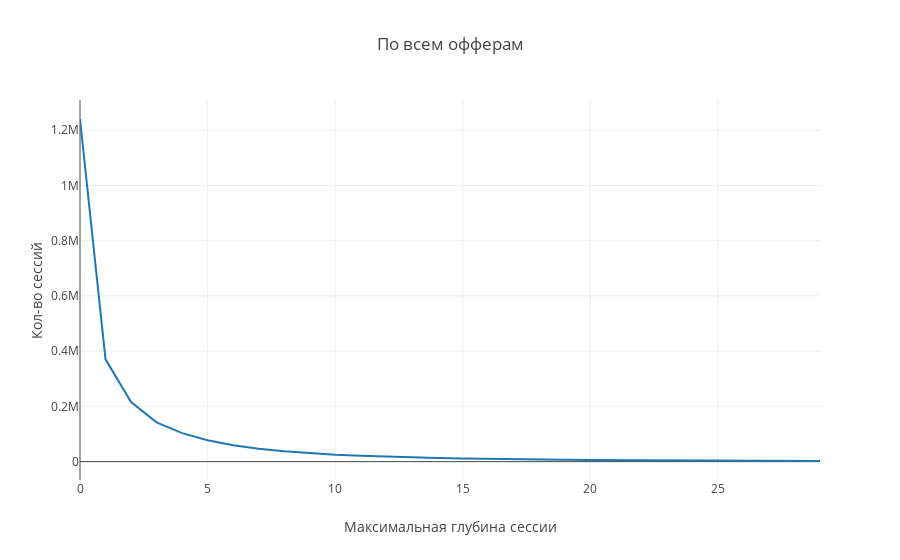
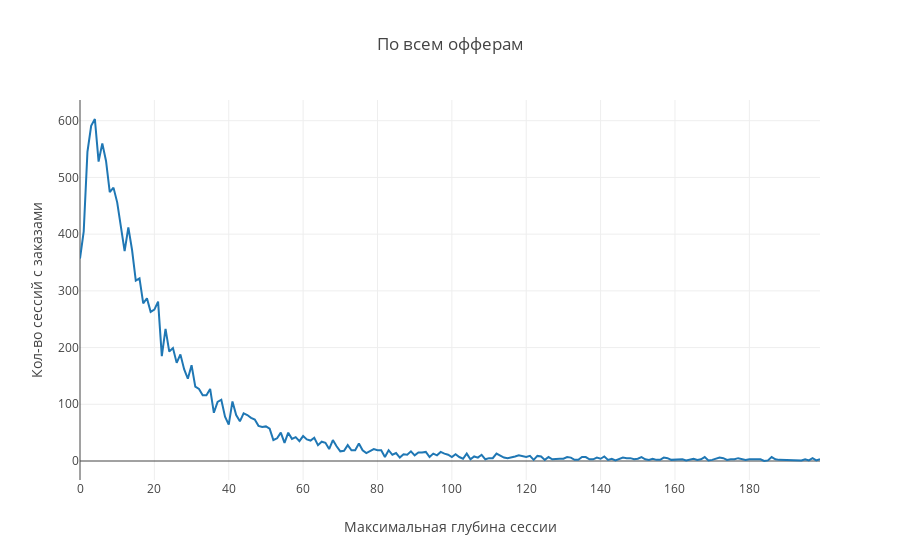

Here is the notebook cell these charts were saved with, in order:
### Code cell
draw2All()

### Figure 1 — Plotly figure (JSON) as saved in the notebook; plotly's stock layout.template omitted (floating-point values rounded to 4 significant figures)
{"data": [{"name": "All Offers", "type": "scatter", "x": [0, 1, 2, 3, 4, 5, 6, 7, 8, 9, 10, 11, 12, 13, 14, 15, 16, 17, 18, 19, 20, 21, 22, 23, 24, 25, 26, 27, 28, 29], "y": [1240756, 370330, 215877, 142197, 103196, 77384, 59662, 46850, 38070, 30588, 25405, 21175, 17911, 15501, 12769, 11237, 9607, 8517, 7362, 6661, 5843, 5375, 4482, 4120, 3824, 3443, 3087, 2817, 2555, 2341]}], "layout": {"title": "По всем офферам", "xaxis": {"title": "Максимальная глубина сессии"}, "yaxis": {"title": "Кол-во сессий"}}}

### Figure 2 — Plotly figure (JSON) as saved in the notebook; plotly's stock layout.template omitted (floating-point values rounded to 4 significant figures; data arrays with more than 128 entries replaced by an {"elided": "..."} marker saying what was removed)
{"data": [{"name": "All Offers", "type": "scatter", "x": {"elided": "200 int values"}, "y": {"elided": "200 int values"}}], "layout": {"title": "По всем офферам", "xaxis": {"title": "Максимальная глубина сессии"}, "yaxis": {"title": "Кол-во сессий с заказами"}}}
